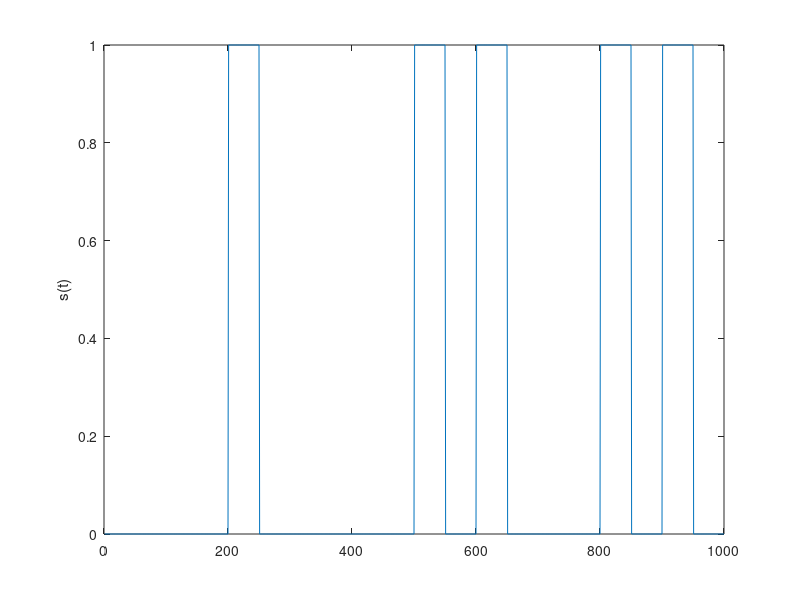
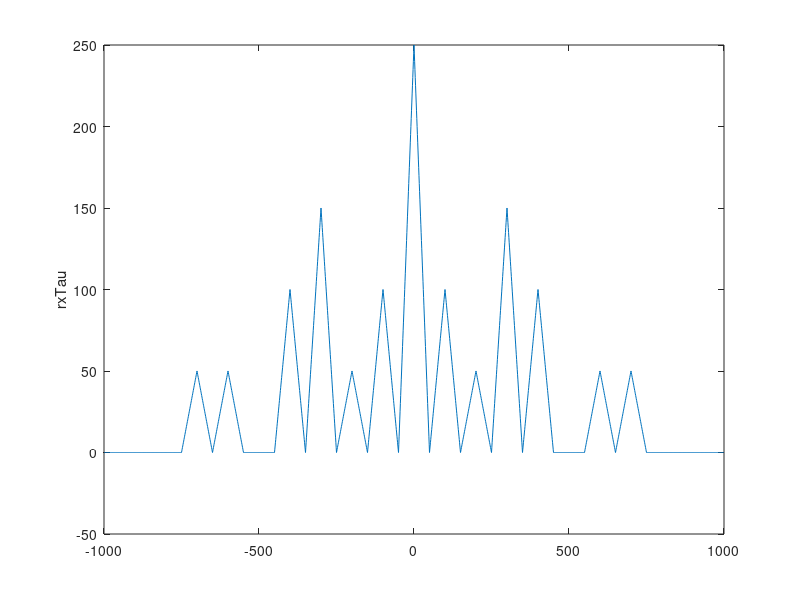
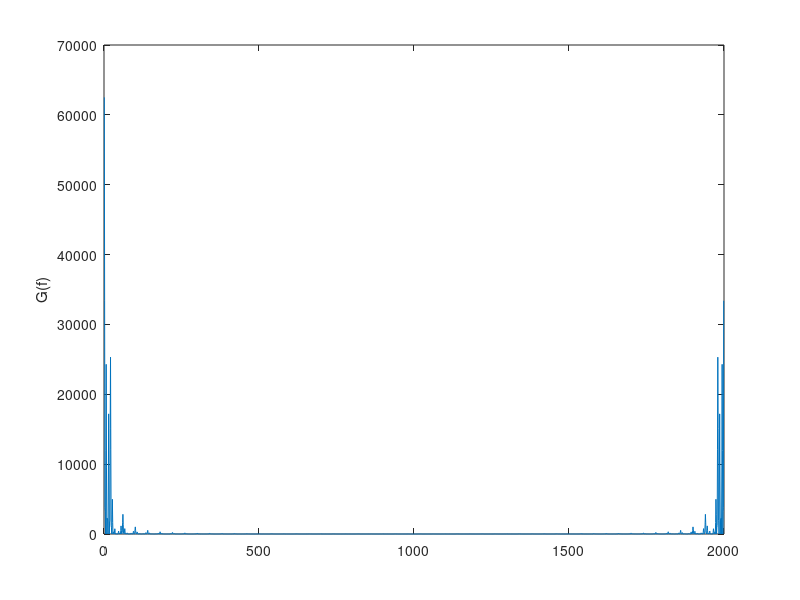

These figures' MATLAB source, in order:
clear;
close all;
clc;

an = rand(1, 10) > 0.5;
g = [ones(1, 50) zeros(1, 50)];

s = kron(an, g);
figure;
plot(s);
ylabel("s(t)");

[rxTau, lags] = xcorr(s);
figure;
plot(lags, rxTau);
ylabel("rxTau");

gf = fft(rxTau);
figure;
plot(abs(gf));
ylabel("G(f)");